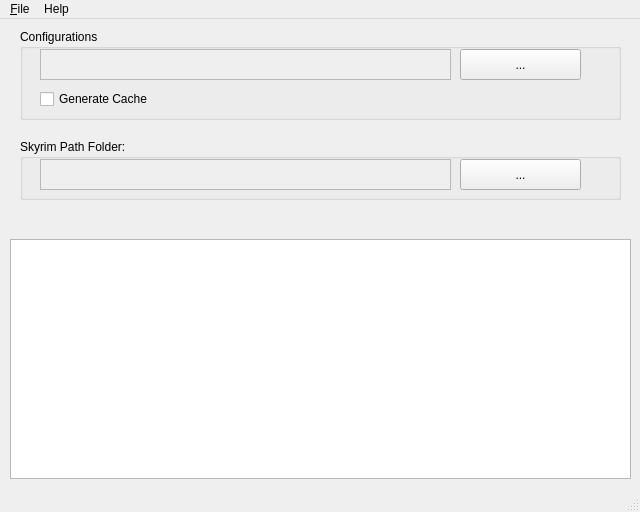
<?xml version="1.0" encoding="UTF-8"?>
<ui version="4.0">
 <class>MainWindow</class>
 <widget class="QMainWindow" name="MainWindow">
  <property name="geometry">
   <rect>
    <x>0</x>
    <y>0</y>
    <width>640</width>
    <height>512</height>
   </rect>
  </property>
  <property name="sizePolicy">
   <sizepolicy hsizetype="Fixed" vsizetype="Fixed">
    <horstretch>0</horstretch>
    <verstretch>0</verstretch>
   </sizepolicy>
  </property>
  <property name="windowTitle">
   <string>MainWindow</string>
  </property>
  <widget class="QWidget" name="centralwidget">
   <widget class="QTableView" name="cTable">
    <property name="geometry">
     <rect>
      <x>10</x>
      <y>220</y>
      <width>621</width>
      <height>240</height>
     </rect>
    </property>
   </widget>
   <widget class="QGroupBox" name="groupBox">
    <property name="geometry">
     <rect>
      <x>20</x>
      <y>10</y>
      <width>601</width>
      <height>91</height>
     </rect>
    </property>
    <property name="title">
     <string>Configurations</string>
    </property>
    <widget class="QPlainTextEdit" name="cpSource">
     <property name="enabled">
      <bool>false</bool>
     </property>
     <property name="geometry">
      <rect>
       <x>20</x>
       <y>20</y>
       <width>411</width>
       <height>31</height>
      </rect>
     </property>
     <property name="plainText">
      <string/>
     </property>
    </widget>
    <widget class="QToolButton" name="btFetchDownload">
     <property name="geometry">
      <rect>
       <x>440</x>
       <y>20</y>
       <width>121</width>
       <height>31</height>
      </rect>
     </property>
     <property name="text">
      <string>...</string>
     </property>
    </widget>
    <widget class="QCheckBox" name="checkGenCache">
     <property name="geometry">
      <rect>
       <x>20</x>
       <y>60</y>
       <width>161</width>
       <height>20</height>
      </rect>
     </property>
     <property name="text">
      <string>Generate Cache</string>
     </property>
    </widget>
   </widget>
   <widget class="QGroupBox" name="gpPath">
    <property name="geometry">
     <rect>
      <x>20</x>
      <y>120</y>
      <width>601</width>
      <height>61</height>
     </rect>
    </property>
    <property name="title">
     <string>Skyrim Path Folder:</string>
    </property>
    <widget class="QPlainTextEdit" name="cpGamePath">
     <property name="enabled">
      <bool>false</bool>
     </property>
     <property name="geometry">
      <rect>
       <x>20</x>
       <y>20</y>
       <width>411</width>
       <height>31</height>
      </rect>
     </property>
    </widget>
    <widget class="QToolButton" name="btSavePath">
     <property name="geometry">
      <rect>
       <x>440</x>
       <y>20</y>
       <width>121</width>
       <height>31</height>
      </rect>
     </property>
     <property name="text">
      <string>...</string>
     </property>
    </widget>
   </widget>
  </widget>
  <widget class="QMenuBar" name="menubar">
   <property name="geometry">
    <rect>
     <x>0</x>
     <y>0</y>
     <width>640</width>
     <height>22</height>
    </rect>
   </property>
   <widget class="QMenu" name="menu_File">
    <property name="title">
     <string>&amp;File</string>
    </property>
    <addaction name="actionUpdate"/>
    <addaction name="separator"/>
    <addaction name="actionQuit"/>
   </widget>
   <widget class="QMenu" name="menuHelp">
    <property name="title">
     <string>Help</string>
    </property>
    <addaction name="actionAbout"/>
    <addaction name="acAboutQt"/>
   </widget>
   <addaction name="menu_File"/>
   <addaction name="menuHelp"/>
  </widget>
  <widget class="QStatusBar" name="statusbar"/>
  <action name="actionQuit">
   <property name="text">
    <string>Quit</string>
   </property>
  </action>
  <action name="actionUpdate">
   <property name="text">
    <string>Update </string>
   </property>
  </action>
  <action name="actionAbout">
   <property name="text">
    <string>About</string>
   </property>
  </action>
  <action name="acFetchDownloads">
   <property name="text">
    <string>Fetch Downloads</string>
   </property>
   <property name="toolTip">
    <string>Fetch Downloads from Source</string>
   </property>
   <property name="menuRole">
    <enum>QAction::NoRole</enum>
   </property>
  </action>
  <action name="acAboutQt">
   <property name="text">
    <string>About Qt..</string>
   </property>
  </action>
  <action name="acSavePath">
   <property name="text">
    <string>Change Path</string>
   </property>
   <property name="menuRole">
    <enum>QAction::NoRole</enum>
   </property>
  </action>
 </widget>
 <resources>
  <include location="res.qrc"/>
 </resources>
 <connections/>
</ui>
